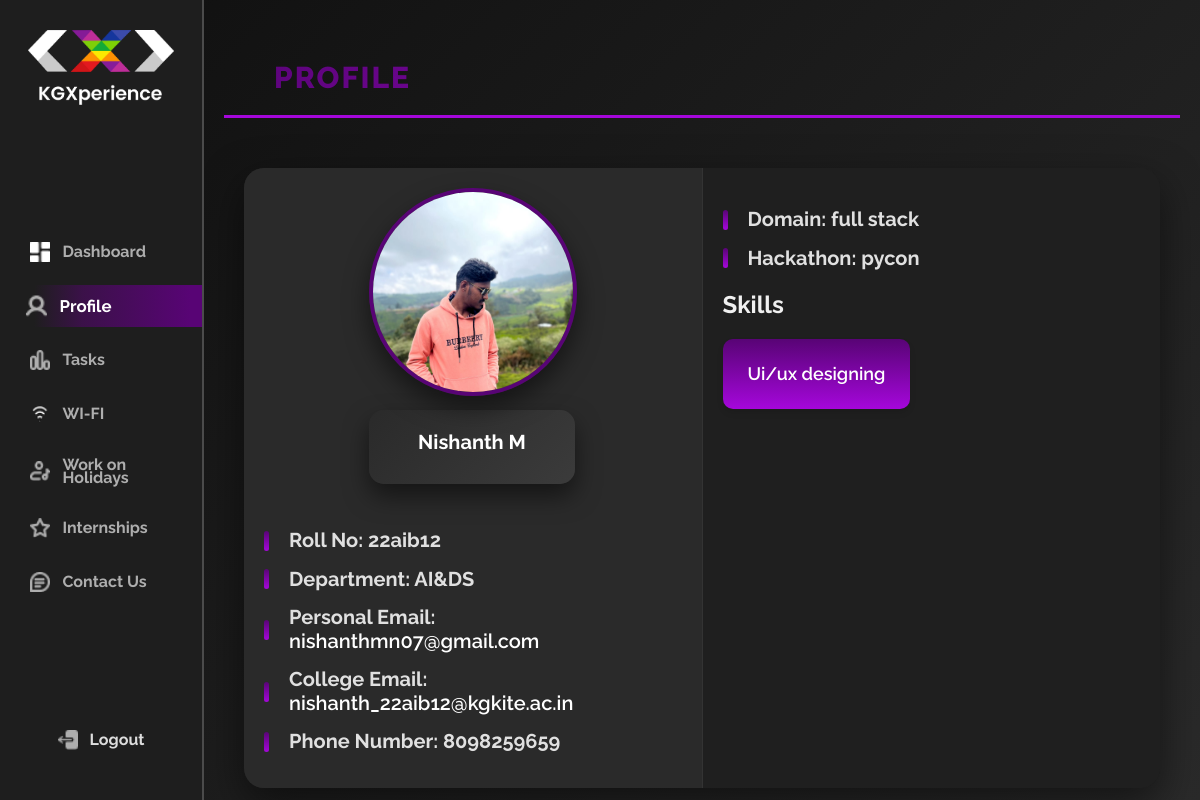
Screenshot of /profile/ (signed in) with the database file from the repository.
### kgx_app/models.py (models this page shows, shortened)
class Profile(models.Model):
    STUDENT = 'student'
    STAFF = 'staff'
    ROLE_CHOICES = [
        (STUDENT, 'Student'),
        (STAFF, 'Staff'),
    ]
    user = models.OneToOneField(User, on_delete=models.CASCADE, related_name='profile', null=True)
    name = models.CharField(max_length=100)
    roll_no = models.CharField(primary_key=True, max_length=20)
    dept = models.CharField(max_length=100)
    email_p = models.EmailField()
    email_clg = models.EmailField()
    phn_no = models.CharField(max_length=15)
    linked_in = models.URLField(blank=True, null=True)
    github = models.URLField(blank=True, null=True)
    domain = models.CharField(max_length=100)
    skills = models.CharField(max_length=200)
    hackathon = models.CharField(max_length=100)
    image = models.ImageField(upload_to='images/', null=True, blank=True)
    role = models.CharField(max_length=10, choices=ROLE_CHOICES, default=STUDENT)

### kgx_app/decorators.py (the view)
        def _wrapped_view(request, *args, **kwargs):
            try:
                profile = Profile.objects.get(roll_no=request.user.username)
                if profile.role in allowed_roles:
                    return view_func(request, *args, **kwargs)
                raise PermissionDenied
            except Profile.DoesNotExist:
                raise PermissionDenied  # Handle the case where the profile does not exist

### kgx_app/views.py (called while the page is built)
@login_required
@role_required(allowed_roles=['student'])
def profile(request):
    profile = get_object_or_404(Profile, roll_no=request.user.username)
    skills_list = profile.skills.split(",") if profile.skills else []
    return render(request, 'profile.html', {'profile': profile, 'skills_list': skills_list})

### kgx_app/templates/profile.html (shortened to what this page needs)
{% extends 'base.html' %}
{% load static %}
{% block body_class %}profile{% endblock %}
{% block content %}
<head>
    <link rel="stylesheet" href="https://cdnjs.cloudflare.com/ajax/libs/font-awesome/5.15.4/css/all.min.css">
</head>
<div class="profile-header">
    <h1>Profile</h1>
</div>
<div class="split-container">
    <div class="profile-container">
        <div class="left-box">
            <div class="image-container">
                <a href="{{ profile.link }}" target="_blank">
                    {% if profile.image %}
                        <img src="{{ profile.image.url }}" alt="profile image">
                    {% else %}
                        <img src="{% static 'kgx_app/default_profile.png' %}" >
                    {% endif %}
                </a>
                <div class="info-container">
                    <h2>{{ profile.name|capfirst }}</h2>
                </div>
            </div>
            <div class="profile-details">
                <p><strong>Roll No:</strong> {{ profile.roll_no }}</p>
                <p><strong>Department:</strong> {{ profile.dept }}</p>
                <p><strong>Personal Email:</strong> <a href="mailto:{{ profile.email_p }}">{{ profile.email_p }}</a></p>
                <p><strong>College Email:</strong> <a href="mailto:{{ profile.email_clg }}">{{ profile.email_clg }}</a></p>
                <p><strong>Phone Number:</strong> {{ profile.phn_no }}</p>
            </div>
        </div>
        <div class="right-box">
            <div class="profile-details">
                <p><strong>Domain:</strong> {{ profile.domain }}</p>
                <p><strong>Hackathon:</strong> {{ profile.hackathon }}</p>
            </div>
            <div class="skills-section">
                <h2>Skills</h2>
                <div class="skills-box">
                    {% if skills_list %}
                        {% for skill in skills_list %}
                            <div class="skill-item">
                                {{ skill.strip|capfirst }}
                            </div>
                        {% endfor %}
                    {% else %}
                        <p><strong>No skills found</strong></p>
                    {% endif %}
                </div>
            </div>
        </div>
    </div>
</div>
{% endblock %}

### kgx_app/templates/base.html (style rules this page uses)
body, html { height: 100%; margin: 0; background: #000000; overflow: hidden; }

### rows the page displays
Profile: image (placeholder picture), name "Nishanth M", roll_no "22aib12", dept "AI&DS", email_p "nishanthmn07@gmail.com", email_clg "nishanth_22aib12@kgkite.ac.in", phn_no "8098259659", domain "full stack", hackathon "pycon", strip "Ui/ux designing"
